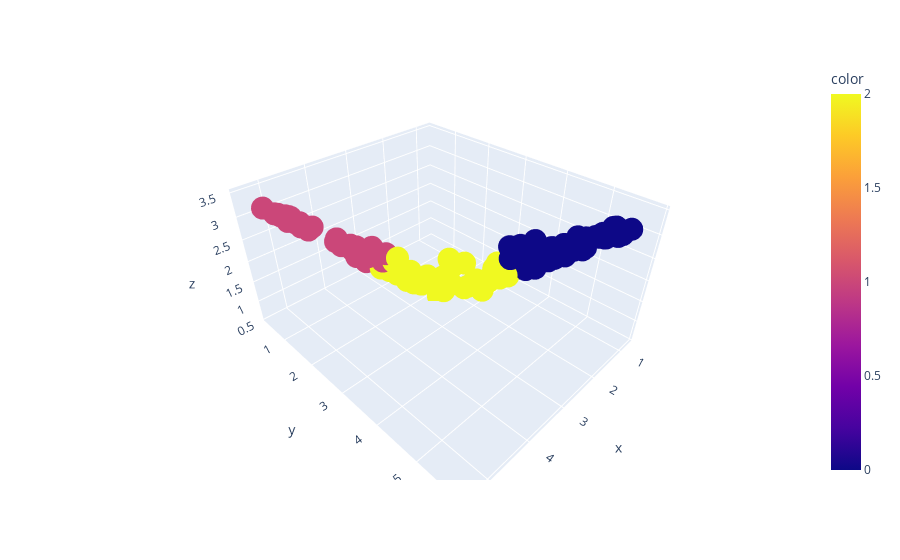

Notebook code for this chart:
### Markdown cell above
#### Графики в 3Д

### Code cell
x = intfe_dict_kmeans3_fe['int_fe_2013'].T[0]
y = intfe_dict_kmeans3_fe['int_fe_2013'].T[1]
z = intfe_dict_kmeans3_fe['int_fe_2013'].T[2]
fig = px.scatter_3d(x=x, y=y, z=z, color = intfe_dict_kmeans3_labels['int_fe_2013'].labels_)
fig.show()

### Figure 1 — Plotly figure (JSON) as saved in the notebook; plotly's stock layout.template omitted (floating-point values rounded to 4 significant figures; data arrays with more than 128 entries replaced by an {"elided": "..."} marker saying what was removed)
{"data": [{"hovertemplate": "x=%{x}<br>y=%{y}<br>z=%{z}<br>color=%{marker.color}<extra></extra>", "legendgroup": "", "marker": {"color": {"elided": "149 int values"}, "coloraxis": "coloraxis", "symbol": "circle"}, "mode": "markers", "name": "", "scene": "scene", "showlegend": false, "type": "scatter3d", "x": {"elided": "149 float values"}, "y": {"elided": "149 float values"}, "z": {"elided": "149 float values"}}], "layout": {"coloraxis": {"colorbar": {"title": {"text": "color"}}, "colorscale": [[0, "#0d0887"], [0.1111, "#46039f"], [0.2222, "#7201a8"], [0.3333, "#9c179e"], [0.4444, "#bd3786"], [0.5556, "#d8576b"], [0.6667, "#ed7953"], [0.7778, "#fb9f3a"], [0.8889, "#fdca26"], [1, "#f0f921"]]}, "legend": {"tracegroupgap": 0}, "margin": {"t": 60}, "scene": {"domain": {"x": [0, 1], "y": [0, 1]}, "xaxis": {"title": {"text": "x"}}, "yaxis": {"title": {"text": "y"}}, "zaxis": {"title": {"text": "z"}}}}}
